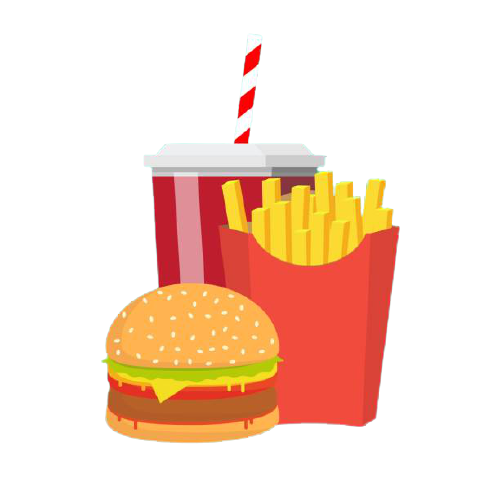
#> input picture Images/stock.png, 500 x 500 px, found by its file name; its folder holds 6 pictures in this run
$ python -i billing-Software.py   (imports and definitions only)   (older library calls are emulated)
#> lines starting #> are read from the running program, lines starting #| are printed output that depends on the picture

#  imports
from tkinter import *
from  tkinter import  messagebox
import time
from  tkinter import  ttk
from  tkinter.tix import*
import os
from  datetime import  datetime
from PIL import ImageTk,Image
import math,random
# import mainPanel

# functions


# [4 lines left out: function ex, not called in this run]

def help():
    messagebox.showerror('Connection','Make Sure Your Internet Connection')
def active(event):
    pasword_box.config(state=NORMAL)
    pasword_box.delete(0,END)

def active2(event):
    email_box.config(state=NORMAL)
    email_box.delete(0,END)

btnState=False
# [25 lines left out: functions switchCase, login, not called in this run]

def hover(event):
    billing.config(bg='black',fg='white')
def Leave(event):
    billing.config(bg='white', fg='black')

def gethover(event):
    searchBtn.config(bg='#029',fg='white',cursor='hand2')
def getLeave(event):
    searchBtn.config(bg='#010', fg='white')
def on_hover(event):
    helper.config(bg='#017',fg='white')
def out_hover(event):
    helper.config(bg='white', fg='black')

def ex_hover(event):
    exiting.config(bg='#404',fg='white')
def In_hover(event):
    exiting.config(bg='white', fg='black')


# [489 lines left out: function getBill, not called in this run]

# [10 lines of commented-out code are left out]
fonts=[
    'Abel',
    'Pacifico',
    'Indie Flower',
    'Shadows Into Light',
    'Maven Pro'
]

# screen
# [3 lines not run here, left out]

# background image
background=ImageTk.PhotoImage(file='bg.jpg')
# [1 line not run here, left out]

# login Frame
# [1 line that did not run here, left out]
# [11 lines not run here, left out]
# hr rule
# Label(login_frame,text='______________________',bg='white',
#       fg='black',font=('Verdana',18,'bold')).place(x=80,y=260)
# [1 line that did not run here, left out]
# [4 lines not run here, left out]
# [1 line that did not run here, left out]
# [2 lines that did not run here, left out]
# [1 line not run here, left out]

# password
# Label(login_frame,text='______________________',bg='white',
#       fg='black',font=('Verdana',18,'bold')).place(x=80,y=360)
# [1 line that did not run here, left out]
# [4 lines not run here, left out]
# [1 line that did not run here, left out]
# [2 lines that did not run here, left out]
# [1 line not run here, left out]

# login btb
# [2 lines that did not run here, left out]
# [1 line not run here, left out]
# [2 lines that did not run here, left out]
# [1 line not run here, left out]
# show hide
# [1 line that did not run here, left out]
# [3 lines not run here, left out]
# [1 line that did not run here, left out]
# [1 line that did not run here, left out]
# hide
# [1 line not run here, left out]
# [1 line that did not run here, left out]
# [1 line that did not run here, left out]


# [1 line that did not run here, left out]
# [10 lines not run here, left out]


# panel
def main_panel():
    global  main
    main = Tk()
    main.resizable(0,0)
    main.state('zoomed')
    main.title('AL-QUDUS RESTAURANT | BILL CUSTOMER SYSTEM')
    Label(main, text='', bg='#010', height=6).pack(fill=X)
    slide=''
    count=0


    slider=Label(main, text='AL-QUDUS RESTAURANT', font=('Verdana', 35, 'bold'),
          fg='white', bg='#010')
    slider.place(x=0, y=5)
    # Label(main, text='RESTAURANT', font=('Verdana', 35, 'bold'),
    #       fg='yellow', bg='#010').place(x=290, y=5)
    Label(main, text='HEALTHY FOOD,HEALTH LIFE', font=('Verdana', 13, 'bold'),
          fg='cyan', bg='#010').place(x=290, y=65)
    #     logo
    logo = Image.open('stock.png')
#> logo is the input picture: PIL image 500x500 RGBA; mean R, G, B, A 66.7, 38.9, 22.2, 73.4
    resz = logo.resize((90, 90), Image.ANTIALIAS)
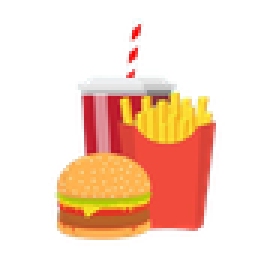
#> resz: PIL image 90x90 RGBA (shown 3 times larger); mean R, G, B, A 76.2, 45.1, 26.5, 73.4; transparent parts drawn white
    log = (ImageTk.PhotoImage(resz))
    img_=Label(main, image=log, bg='#010', bd=0)
    img_.place(x=700, y=1)

    # clock
    clock=Image.open('clock.png')
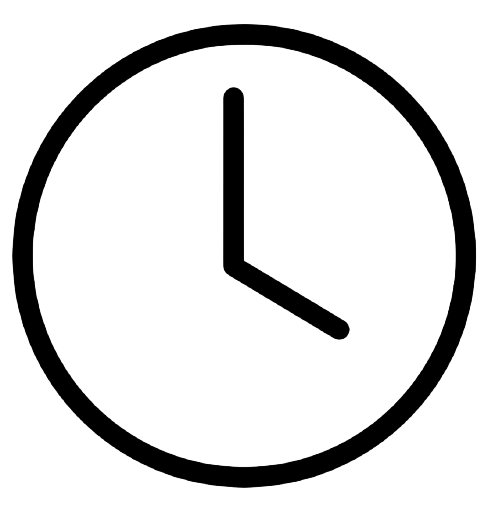
#> input picture Images/clock.png, 488 x 511 px, found by its file name
#> clock is the input picture: PIL image 488x511 RGBA; mean R, G, B, A 0.9, 0.9, 0.9, 35.7
    clock_res=clock.resize((70,70),Image.ANTIALIAS)
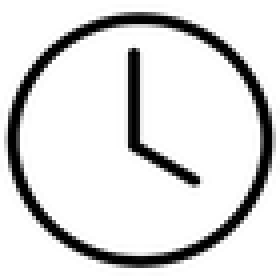
#> clock_res: PIL image 70x70 RGBA (shown 4 times larger); mean R, G, B, A 1.7, 1.7, 1.7, 35.8; transparent parts drawn white
    new_clock=ImageTk.PhotoImage(clock_res)
    Label(main, text='', bg='white', bd=0, height=6, width=130).place(x=800, y=0)
    Label(main, image=new_clock, bg='white', bd=0).place(x=810, y=10)
    time_label=Label(main,text='',bg='white',fg='black',font=('Helvetica',29,'bold'))
    time_label.place(x=900,y=21)

    utc = Label(main, text='TIME UTC NOW', bg='white', fg='red', font=('Helvetica', 13))
    utc.place(x=975
              , y=61)
    def clock():

        hour = time.strftime('%I')
        minutes = time.strftime('%M')
        seconds = time.strftime('%S')
        am_pm = time.strftime('%p')
        time_label.config(text=hour+' : '+ minutes+ ' : '+ seconds+ ' '+ am_pm)
        time_label.after(1000,clock)
    clock()
    # calender
    day=time.strftime('%d')
    month=time.strftime('%b')
    year=time.strftime('%y')
    cl_image=Image.open('cl.png')
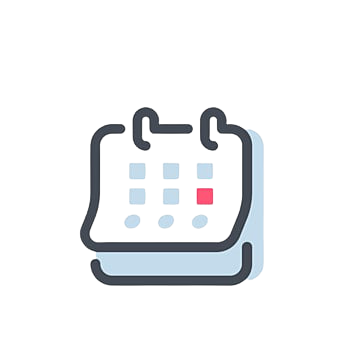
#> input picture Images/cl.png, 360 x 360 px, found by its file name
#> cl_image is the input picture: PIL image 360x360 RGBA; mean R, G, B, A 17, 18.4, 19.9, 29.7
    cl_rez=cl_image.resize((85,85),Image.ANTIALIAS)
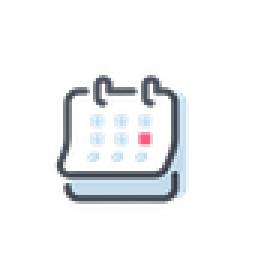
#> cl_rez: PIL image 85x85 RGBA (shown 3 times larger); mean R, G, B, A 24.8, 27, 30, 29.8; transparent parts drawn white
    ne_cl=ImageTk.PhotoImage(cl_rez)
    calender_label=Label(main,image=ne_cl,bg='white').place(x=1200,y=0)
    cl=Label(main,text=day+' / '+month+ ' / '+year ,bg='white',
             font=('Helvetica',19,'bold')).place(x=1280,y=30)

    # image
#> (the run stopped early here; a loop or call above may not have finished)
